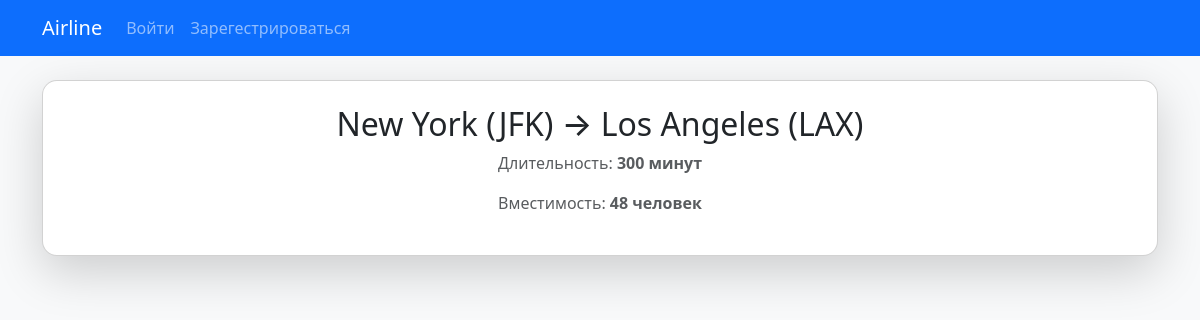
Page /flights/4/ on the committed database.
### flights/models.py (models this page shows, shortened)
class Flight(models.Model):
    origin = models.ForeignKey(Airport, on_delete=models.CASCADE, related_name="departures")
    destination = models.ForeignKey(Airport, on_delete=models.CASCADE, related_name="arrivals")
    duration = models.IntegerField()
    capacity = models.IntegerField(default = 50) # type: ignore

class Airport(models.Model):
    code = models.CharField(max_length=3, unique=True)
    city = models.CharField(max_length=64)
    def __str__(self):
        return f"{self.city} ({self.code})"

### flights/views.py (the view)
# urls.py: path("flights/<int:flight_id>/", views.flight_detail, name="flight_detail"),
def flight_detail(request, flight_id):
    flight = get_object_or_404(Flight, pk=flight_id)
    return render(request, "flights/flight_detail.html", {"flight": flight})

### flights/templates/flights/flight_detail.html (shortened to what this page needs)
{% extends 'flights/base.html' %}
{% block content %}
<div class="card shadow-lg p-4">
    <h2 class="text-center">{{ flight.origin }} → {{ flight.destination }}</h2>
    <p class="text-muted text-center">Длительность: <strong>{{ flight.duration }} минут</strong></p>
    <p class="text-muted text-center">Вместимость: <strong id="cap">{{ flight.capacity }} человек</strong></p>
</div>
{% endblock %}

### flights/static/flights/css/style.css (style rules this page uses)
body { background-color: #f8f9fa; }
.card { border-radius: 15px; }

### rows in the picture
Flight: origin "New York (JFK)", destination "Los Angeles (LAX)", duration "300", capacity "48"
